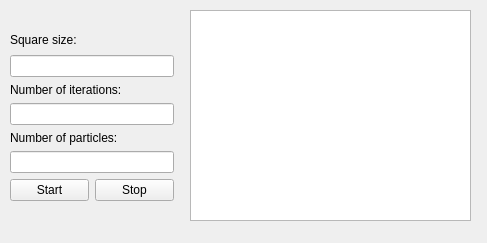
<?xml version="1.0" encoding="UTF-8"?>
<ui version="4.0">
 <class>PSOWindow</class>
 <widget class="QMainWindow" name="PSOWindow">
  <property name="geometry">
   <rect>
    <x>0</x>
    <y>0</y>
    <width>487</width>
    <height>243</height>
   </rect>
  </property>
  <property name="windowTitle">
   <string>Euler Square - PSO</string>
  </property>
  <widget class="QWidget" name="centralwidget">
   <widget class="QWidget" name="gridLayoutWidget_4">
    <property name="geometry">
     <rect>
      <x>10</x>
      <y>30</y>
      <width>164</width>
      <height>171</height>
     </rect>
    </property>
    <layout class="QGridLayout" name="gridLayout_4">
     <item row="0" column="0">
      <layout class="QGridLayout" name="gridLayout">
       <item row="2" column="0">
        <widget class="QLineEdit" name="lineEditSquareSize"/>
       </item>
       <item row="1" column="0">
        <widget class="QLabel" name="label_2">
         <property name="text">
          <string>Square size:</string>
         </property>
        </widget>
       </item>
       <item row="3" column="0">
        <layout class="QGridLayout" name="gridLayout_2">
         <item row="1" column="0">
          <widget class="QLineEdit" name="lineEditIterationNumber"/>
         </item>
         <item row="0" column="0">
          <widget class="QLabel" name="label">
           <property name="text">
            <string>Number of iterations:</string>
           </property>
          </widget>
         </item>
         <item row="3" column="0">
          <layout class="QGridLayout" name="gridLayout_3">
           <item row="0" column="0">
            <widget class="QPushButton" name="buttonStart">
             <property name="text">
              <string>Start</string>
             </property>
            </widget>
           </item>
           <item row="0" column="1">
            <widget class="QPushButton" name="buttonStop">
             <property name="text">
              <string>Stop</string>
             </property>
            </widget>
           </item>
          </layout>
         </item>
         <item row="2" column="0">
          <layout class="QGridLayout" name="gridLayout_6">
           <item row="1" column="0">
            <widget class="QLineEdit" name="lineEditSwarmSize"/>
           </item>
           <item row="0" column="0">
            <widget class="QLabel" name="label_4">
             <property name="text">
              <string>Number of particles:</string>
             </property>
            </widget>
           </item>
          </layout>
         </item>
        </layout>
       </item>
      </layout>
     </item>
    </layout>
   </widget>
   <widget class="QTextEdit" name="textEditResult">
    <property name="geometry">
     <rect>
      <x>190</x>
      <y>10</y>
      <width>281</width>
      <height>211</height>
     </rect>
    </property>
   </widget>
  </widget>
 </widget>
 <resources/>
 <connections/>
</ui>
